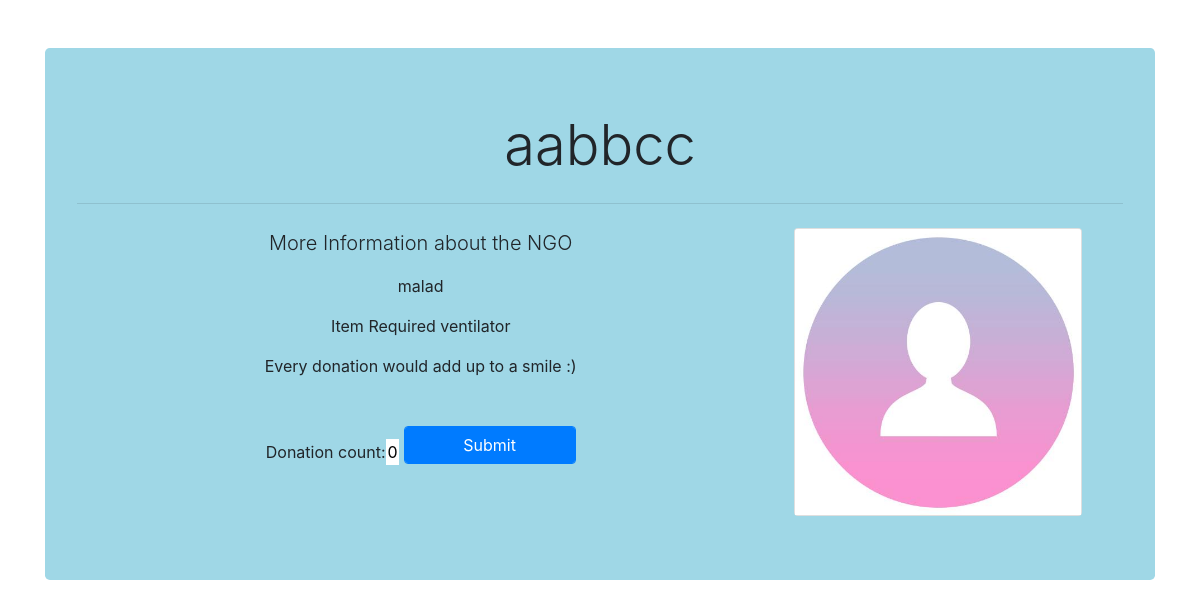
Page /main/donation/5 on the earlier database version.
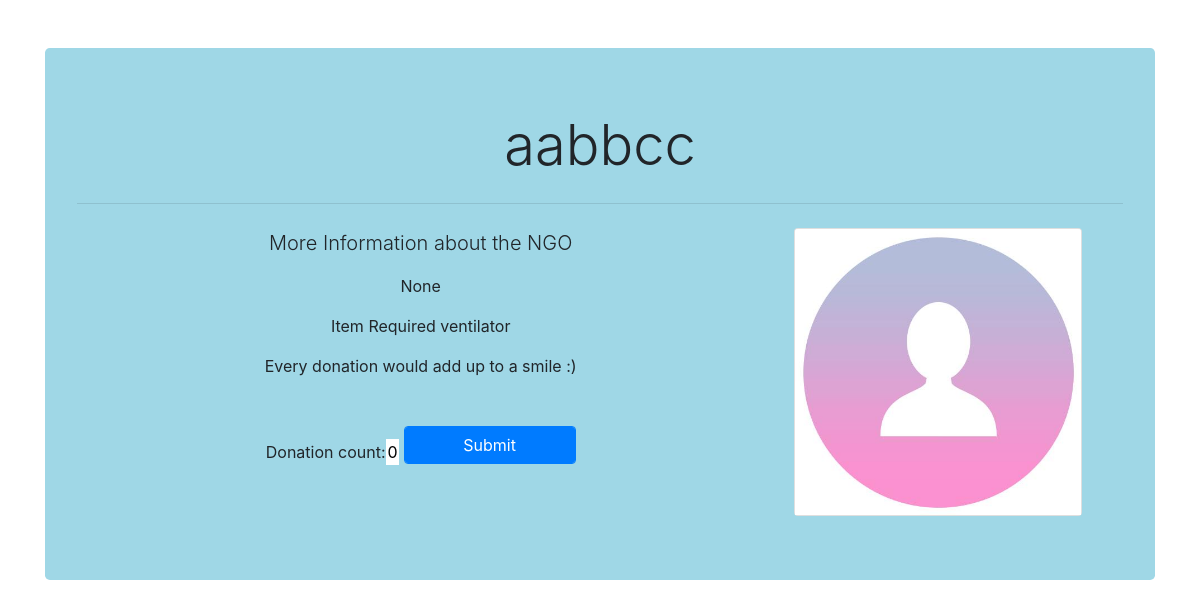
Same page on the later database version.
### main/models.py (models this page shows, shortened)
class Requirements(models.Model):
    category = [
        ('medicine', 'medicine'),
        ('equipment', 'equipment'),
    ]
    ngo = models.ForeignKey(Ngo, on_delete=models.CASCADE)
    name = models.CharField(max_length=100)
    category = models.CharField(max_length=20, choices=category)
    initial_count = models.FloatField()
    donation_count = models.FloatField(default=0)

### login/models.py (models this page shows)
class Ngo(models.Model):
    ngo_name = models.CharField(max_length=200, null=True)
    user = models.OneToOneField(
        User, on_delete=models.CASCADE, primary_key=True, unique=True)
    contact_number = models.IntegerField(null=True)
    email = models.EmailField(max_length=200, null=True)
    address = models.CharField(max_length=500, null=True)
    state = models.CharField(max_length=200, null=True)
    logo = models.ImageField(null=True, blank=True, default='ngo.jpg')
    def __str__(self):
        return str(self.user)

class User(AbstractUser):
    is_ngo = models.BooleanField(default=False)
    is_donor = models.BooleanField(default=False)
    is_verified = models.BooleanField(default=False)

### main/views.py (the view)
# urls.py: path('donation/<str:pk>', views.donation, name='donation'),
def donation(request, pk):
    req = Requirements.objects.get(id=pk)
    form = Count()
    if request.method == "POST":
        form = Count(request.POST)
        if form.is_valid():
            donation = form.cleaned_data['donation_count']
            form.save()
    print(type(req))
    print(req.name)
    print(req.ngo)
    context = {'req': req, 'form': form}
    return render(request, 'main/donation.html', context)

### main/forms.py
class Count(ModelForm):
    class Meta:
        model = Requirements
        fields = ['donation_count']

### main/templates/main/donation.html (shortened to what this page needs)
<!DOCTYPE html>
<html lang="en">
<head>
    <link rel="stylesheet" href="https://stackpath.bootstrapcdn.com/bootstrap/4.5.2/css/bootstrap.min.css"
>
</head>
<body>
    <div class="container mt-5">
        <div class="jumbotron align-middle" style="background-color: #9fd7e6;">
            <h2 class="display-4">{{req.ngo}}</h2>
            <hr class="my-4">
            <div class="row">
                <div class="col-md-8">
                    <b>
                        <p class="lead">More Information about the NGO</p>
                    </b>
                    <p>{{req.ngo.address}}</p>
                    <p>Item Required {{req.name}}</p>
                    <p>Every donation would add up to a smile :)</p>
                    <div class="qty mt-5">
                        <form action="" method="POST">
                            {{form}}
                            <input type="submit" name="submit" class="btn btn-primary form-control form-group col-lg-3">
                        </form>
                    </div>
                </div>
                <div class="col-md-4 ">
                    <div class="card " style="width: 18rem;">
                        <img src="{{req.ngo.logo.url}}" class="card-img-top" alt="...">
                    </div>
                </div>
            </div>
        </div>
    </div>
</body>
</html>

Differences in the rows shown:
changed Requirements "ventilator": ngo.address "malad" → "None"
